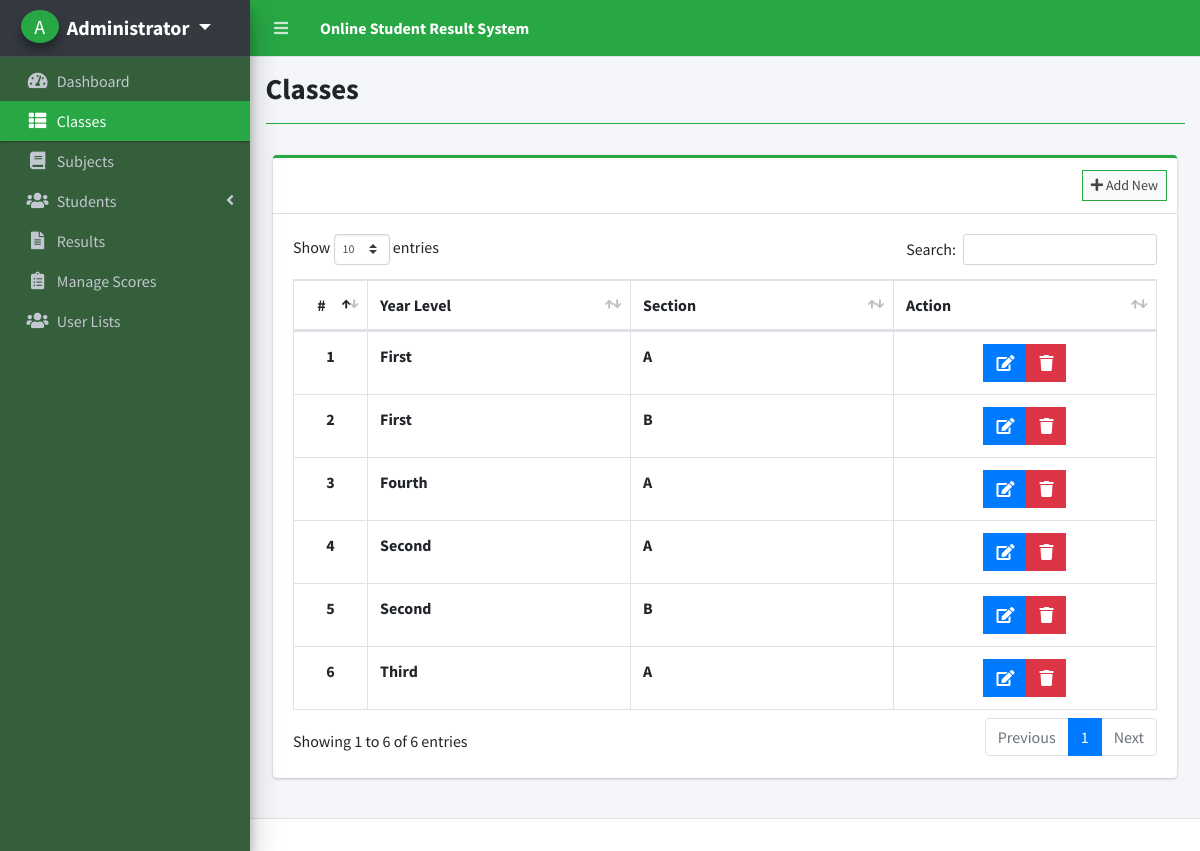
The app's page /index.php?page=classes (signed in) with its own data.
### tables this page shows
CREATE TABLE `classes` (
  `id` int(30) NOT NULL,
  `level` varchar(200) NOT NULL,
  `section` varchar(200) NOT NULL,
  `date_created` datetime NOT NULL DEFAULT current_timestamp()
);

### classes.php (the view, shortened to what this page needs)
<?php include'db_connect.php' ?>
<div class="col-lg-12">
	<div class="card card-outline card-success">
		<div class="card-header">
			<div class="card-tools">
				<a class="btn btn-block btn-sm btn-default btn-flat border-success new_class" href="javascript:void(0)"><i class="fa fa-plus"></i> Add New</a>
			</div>
		</div>
		<div class="card-body">
			<table class="table tabe-hover table-bordered" id="list">
				<colgroup>
					<col width="5%">
					<col width="20%">
					<col width="20%">
					<col width="20%">
				</colgroup>
				<thead>
					<tr>
						<th class="text-center">#</th>
						<th>Year Level</th>
						<th>Section</th>
						<th>Action</th>
					</tr>
				</thead>
				<tbody>
					<?php
					$i = 1;
					$qry = $conn->query("SELECT * FROM classes order by level asc, section asc ");
					while($row= $qry->fetch_assoc()):
					?>
					<tr>
						<th class="text-center"><?php echo $i++ ?></th>
						<td><b><?php echo $row['level'] ?></b></td>
						<td><b><?php echo $row['section'] ?></b></td>
						<td class="text-center">
		                    <div class="btn-group">
		                        <a href="javascript:void(0)" data-id='<?php echo $row['id'] ?>' class="btn btn-primary btn-flat manage_class">
		                          <i class="fas fa-edit"></i>
		                        </a>
		                        <button type="button" class="btn btn-danger btn-flat delete_class" data-id="<?php echo $row['id'] ?>">
		                          <i class="fas fa-trash"></i>
		                        </button>
	                      </div>
						</td>
					</tr>
				<?php endwhile; ?>
				</tbody>
			</table>
		</div>
	</div>
</div>

### index.php (shortened to what this page needs)
<!DOCTYPE html>
<html lang="en">
<?php
	include 'header.php'
?>
<body class="hold-transition sidebar-mini layout-fixed layout-navbar-fixed layout-footer-fixed">
<div class="wrapper">
  <?php include 'topbar.php' ?>
  <?php include 'sidebar.php' ?>
  <div class="content-wrapper">
    <div class="content-header">
      <div class="container-fluid">
        <div class="row mb-2">
          <div class="col-sm-6">
            <h1 class="m-0"><strong><?php echo $title ?></strong></h1>
          </div>
        </div>
            <hr class="border-success">
      </div>
    </div>
    <section class="content">
      <div class="container-fluid">
         <?php
            $page = isset($_GET['page']) ? $_GET['page'] : 'home';
            if(!file_exists($page.".php")){
                include '404.html';
            }else{
            include $page.'.php';
            }
          ?>
      </div>
    </section>
  </div>
  <footer class="main-footer">
  </footer>
</div>
</body>
</html>

### header.php (shortened to what this page needs)
<head>
  <?php
  $title = isset($_GET['page']) ? ucwords(str_replace("_", ' ', $_GET['page'])) : "Home";
  $title = str_replace("Persons Companies","Persons/Companies",$title);
  ?>
  <link rel="stylesheet" href="assets/plugins/fontawesome-free/css/all.min.css">
  <link rel="stylesheet" href="assets/plugins/overlayScrollbars/css/OverlayScrollbars.min.css">
  <link rel="stylesheet" href="assets/plugins/datatables-bs4/css/dataTables.bootstrap4.min.css">
  <link rel="stylesheet" href="assets/plugins/datatables-responsive/css/responsive.bootstrap4.min.css">
  <link rel="stylesheet" href="assets/plugins/datatables-buttons/css/buttons.bootstrap4.min.css">
  <link rel="stylesheet" href="assets/plugins/select2/css/select2.min.css">
  <link rel="stylesheet" href="assets/plugins/select2-bootstrap4-theme/select2-bootstrap4.min.css">
  <link rel="stylesheet" href="assets/plugins/sweetalert2-theme-bootstrap-4/bootstrap-4.min.css">
  <link rel="stylesheet" href="assets/plugins/toastr/toastr.min.css">
  <link rel="stylesheet" href="assets/plugins/dropzone/min/dropzone.min.css">
  <link rel="stylesheet" href="assets/dist/css/jquery.datetimepicker.min.css">
  <link rel="stylesheet" href="assets/plugins/icheck-bootstrap/icheck-bootstrap.min.css">
  <link rel="stylesheet" href="assets/plugins/bootstrap4-toggle/css/bootstrap4-toggle.min.css">
  <link rel="stylesheet" href="assets/dist/css/adminlte.min.css">
  <link rel="stylesheet" href="assets/dist/css/styles.css">
  <link rel="stylesheet" href="assets/plugins/summernote/summernote-bs4.min.css">
</head>

### topbar.php (shortened to what this page needs)
<nav class="main-header navbar navbar-expand navbar-success navbar-dark ">
  <ul class="navbar-nav">
    <?php if(isset($_SESSION['login_id'])): ?>
    <li class="nav-item">
      <a class="nav-link" data-widget="pushmenu" href="" role="button"><i class="fas fa-bars"></i></a>
    </li>
  <?php endif; ?>
    <li>
      <a class="nav-link text-white"  href="./" role="button"> <large><b><?php echo $_SESSION['system']['name'] ?></b></large></a>
    </li>
  </ul>
</nav>

### sidebar.php (shortened to what this page needs)
<aside class="main-sidebar sidebar-dark-success custom-color-class elevation-4">
  <div class="dropdown">
    <a href="javascript:void(0)" class="brand-link dropdown-toggle" data-toggle="dropdown" aria-expanded="true">
      <?php if(empty($_SESSION['login_avatar'])): ?>
      <span class="brand-image img-circle elevation-3 d-flex justify-content-center align-items-center bg-success text-white font-weight-500" style="width: 38px;height:50px"><?php echo strtoupper(substr($_SESSION['login_firstname'], 0,1).substr($_SESSION['login_lastname'], 0,1)) ?></span>
      <?php else: ?>
        <span class="image">
          <img src="../assets/uploads/cvsu.png" style="width: 38px;height:38px" class="img-circle elevation-2" alt="User Image">
        </span>
      <?php endif; ?>
      <span class="brand-text font-weight-bold"><?php echo ucwords($_SESSION['login_firstname'].' '.$_SESSION['login_lastname']) ?></span>
    </a>
  </div>
  <div class="sidebar">
    <nav class="mt-2">
      <ul class="nav nav-pills nav-sidebar flex-column nav-flat" data-widget="treeview" role="menu" data-accordion="false">
        <li class="nav-item dropdown">
          <a href="./" class="nav-link nav-home">
            <i class="nav-icon fas fa-tachometer-alt"></i>
            <p>Dashboard</p>
          </a>
        </li>
        <li class="nav-item dropdown">
          <a href="./index.php?page=classes" class="nav-link nav-classes">
            <i class="nav-icon fas fa-th-list"></i>
            <p>Classes</p>
          </a>
        </li>
        <li class="nav-item dropdown">
          <a href="./index.php?page=subjects" class="nav-link nav-subjects">
            <i class="nav-icon fas fa-book"></i>
            <p>Subjects</p>
          </a>
        </li>
        <li class="nav-item">
          <a href="#" class="nav-link nav-edit_student">
            <i class="nav-icon fas fa-users"></i>
            <p>
              Students
              <i class="right fas fa-angle-left"></i>
            </p>
          </a>
        </li>
        <li class="nav-item dropdown">
          <a href="./index.php?page=results" class="nav-link nav-results nav-new_result nav-edit_result">
            <i class="nav-icon fas fa-file-alt"></i>
            <p>Results</p>
          </a>
        </li>
        <li class="nav-item">
          <a href="admin_manage_scores.php" class="nav-link">
            <i class="nav-icon fas fa-clipboard-list"></i>
            <p>Manage Scores</p>
          </a>
        </li>
        <li class="nav-item dropdown">
          <a href="./index.php?page=user_list" class="nav-link nav-user_lists">
            <i class="nav-icon fas fa-users"></i>
            <p>User Lists</p>
          </a>
        </li>
      </ul>
    </nav>
  </div>
</aside>

### sidebar.php (style rules this page uses)
.custom-color-class { background-color: #355E3B; }

### records on screen
classes: level "First", section "A"
classes: level "First", section "B"
classes: level "Fourth", section "A"
classes: level "Second", section "A"
classes: level "Second", section "B"
classes: level "Third", section "A"

### other values on screen
$_SESSION['system']['name'] "Online Student Result System"
$_SESSION['login_firstname'].' '.$_SESSION['login_lastname'] "Administrator"
$title "Classes"
